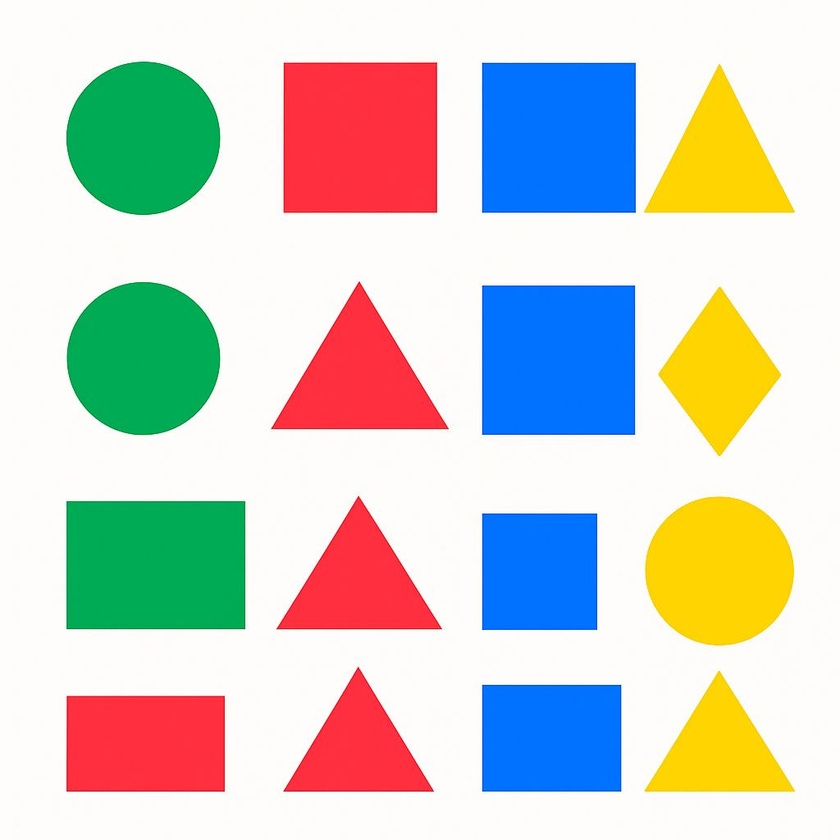
#> input picture imagenes/img/buscar.jpeg, 840 x 840 px, shrunk from 1024 x 1024 before the run, given in place of the camera
$ python estela.py
#> lines starting #> are read from the running program, lines starting #| are printed output that depends on the picture; after the words box and inside, x2 and y2 are one past the last pixel; in counts of white or black regions, pixels touching at a corner belong together
import cv2 as cv
import numpy as np

cap = cv.VideoCapture(0)

# Crear canvas negro para la estela
trail = None

while True:
    ret, frame = cap.read()
#> frame is the input picture: shape (840, 840, 3); mean B, G, R 200.4, 207.1, 205.4
    if not ret:
        break

    if trail is None:
        trail = np.zeros_like(frame)  # se inicializa en el primer frame

    hsv = cv.cvtColor(frame, cv.COLOR_BGR2HSV)
#> hsv: shape (840, 840, 3); mean H, S, V 55.6, 88.7, 246.2

    # Rangos para el color rojo
    ubb = (0, 60, 60)
    uba = (10, 255, 255)
    ubb1 = (170, 60, 60)
    uba1 = (180, 255, 255)

    mask = cv.inRange(hsv, ubb, uba)
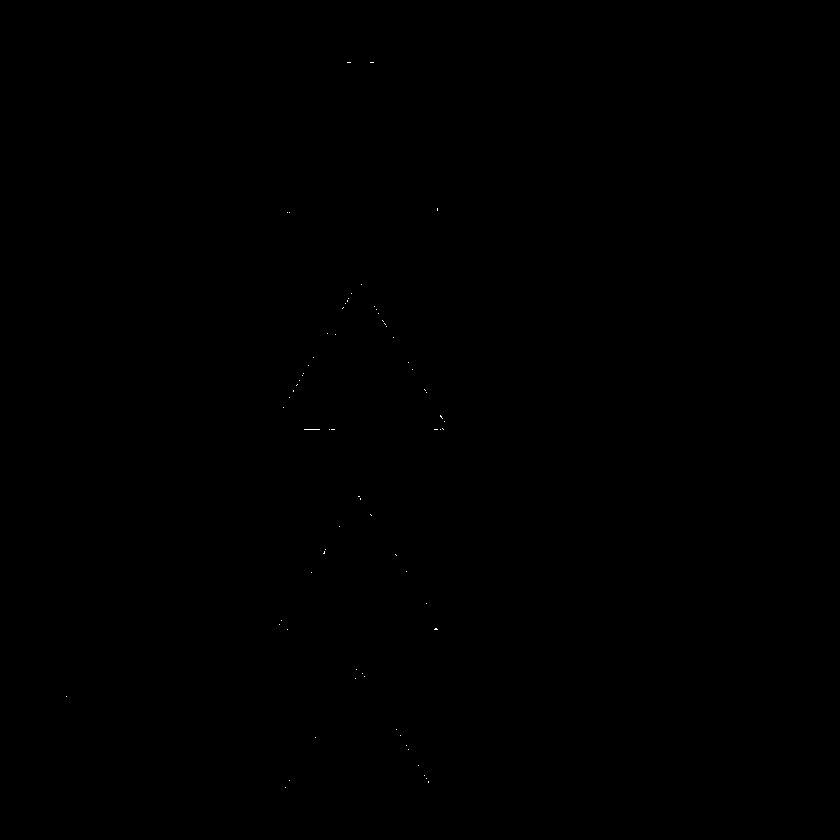
#> mask: shape (840, 840); 0.02% white in thin lines or dots, all inside (x1, y1, x2, y2) = (66, 62, 445, 788)
    mask1 = cv.inRange(hsv, ubb1, uba1)
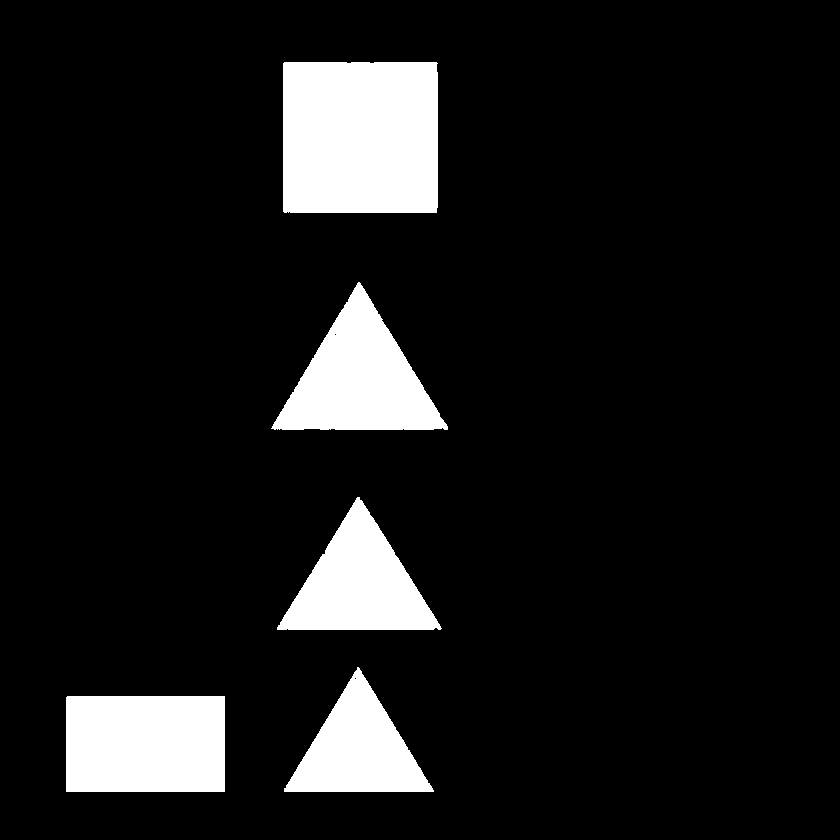
#> mask1: shape (840, 840); 10.3% white; 5 white regions, box (x1, y1, x2, y2) and area: (283, 62, 438, 213) 23379, (66, 696, 225, 792) 15263, (271, 282, 448, 430) 13346, (277, 497, 442, 630) 11277, (284, 667, 434, 792) 9553
    mask = mask + mask1
#> mask: shape (840, 840); 10.3% white; 5 white regions

    # Encontrar contornos para localizar el objeto
    contours, _ = cv.findContours(mask, cv.RETR_EXTERNAL, cv.CHAIN_APPROX_SIMPLE)
#> contours = 5 contours; box (x1, y1, x2, y2) and area: (283, 62, 438, 213) 23089, (66, 696, 225, 792) 15010, (271, 282, 448, 430) 13179, (277, 496, 442, 630) 11087, (284, 667, 434, 792) 9369
    if contours:
        # Tomar el contorno más grande (el objeto rojo principal)
        c = max(contours, key=cv.contourArea)
#> c = contour of 12 points, box (x1, y1, x2, y2) (283, 62, 438, 213), area 23089
        (x, y, w, h) = cv.boundingRect(c)
#> x = 283; y = 62; w = 155; h = 151
        center = (x + w // 2, y + h // 2)
#> center = (360, 137)

        # Dibujar un punto en la estela
        cv.circle(trail, center, 5, (0, 0, 255), -1)

        # Dibujar también un rectángulo en el frame actual
        cv.rectangle(frame, (x, y), (x+w, y+h), (0, 255, 0), 2)
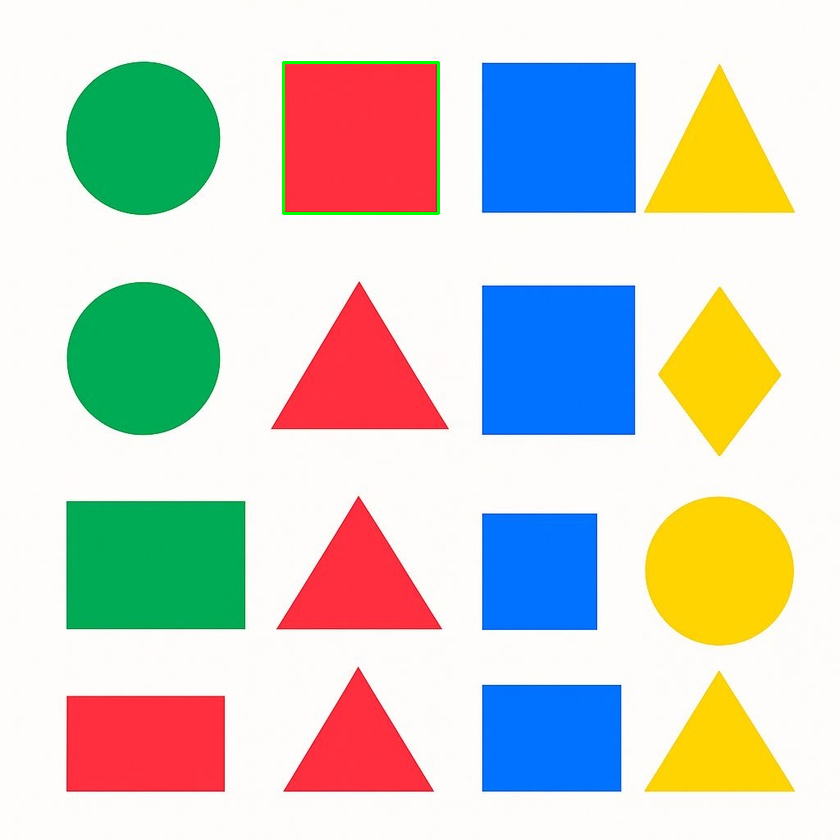
#> frame: shape (840, 840, 3); 0.26% of pixels changed, all inside (x1, y1, x2, y2) = (282, 61, 440, 215)

    # Superponer la estela sobre el frame original
    output = cv.add(frame, trail)

    cv.imshow('Frame', output)
    cv.imshow('Mask', mask)

    if cv.waitKey(1) & 0xFF == ord('q'):
#> (key q is pressed here)
        break

cap.release()
cv.destroyAllWindows()

$ run again, on imagenes/img/manzana.jpg
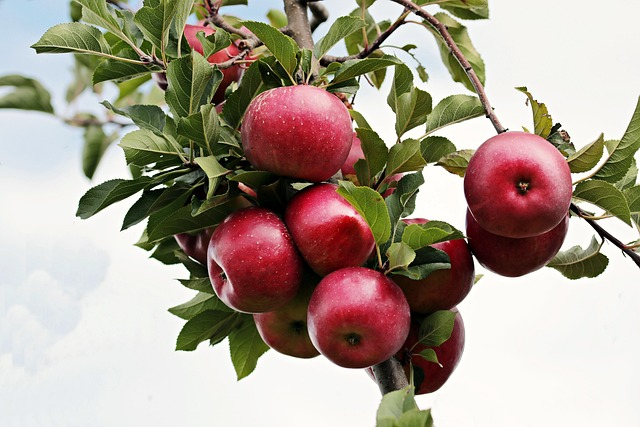
#> input picture imagenes/img/manzana.jpg, 640 x 427 px, given in place of the camera
#> frame is the input picture: shape (427, 640, 3); mean B, G, R 144.9, 157.8, 171.1
#> hsv: shape (427, 640, 3); mean H, S, V 56.5, 82.2, 175.6
#> mask1: shape (427, 640); 11% white; 119 white regions (94 under 20 px), largest, box (x1, y1, x2, y2) and area: (464, 132, 572, 234) 6666, (245, 84, 363, 180) 6224, (308, 266, 410, 359) 5804
#> `mask = mask + mask1`:
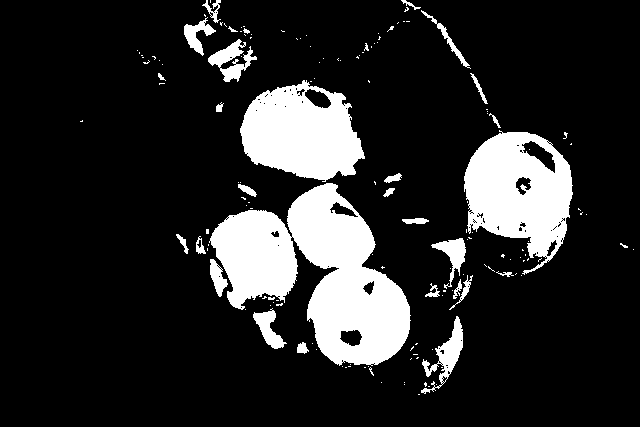
#> mask: shape (427, 640); 15.8% white; 152 white regions (122 under 20 px)
#> contours = 151 contours, 126 with area under 20; largest, box (x1, y1, x2, y2) and area: (209, 183, 411, 366) 18911, (464, 130, 573, 275) 10096, (240, 80, 365, 182) 8778, (421, 316, 463, 394) 932, (208, 39, 257, 82) 749
#> c = contour of 519 points, box (x1, y1, x2, y2) (209, 183, 411, 366), area 18911
#> x = 209; y = 183; w = 202; h = 183
#> center = (310, 274)
#> `cv.rectangle(frame, (x, y), (x+w, y+h), (0, 255, 0), 2)`:
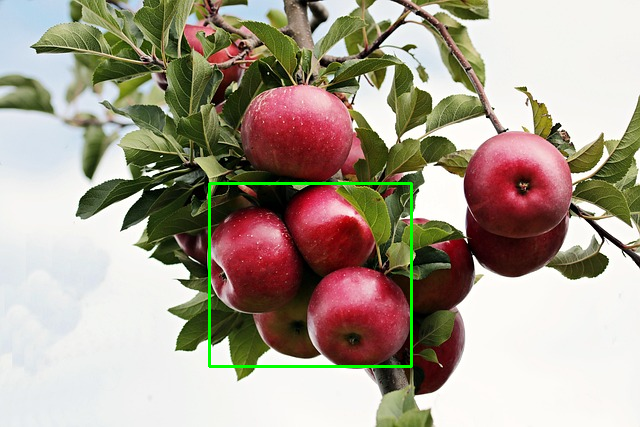
#> frame: shape (427, 640, 3); 0.84% of pixels changed, all inside (x1, y1, x2, y2) = (208, 182, 413, 368)
